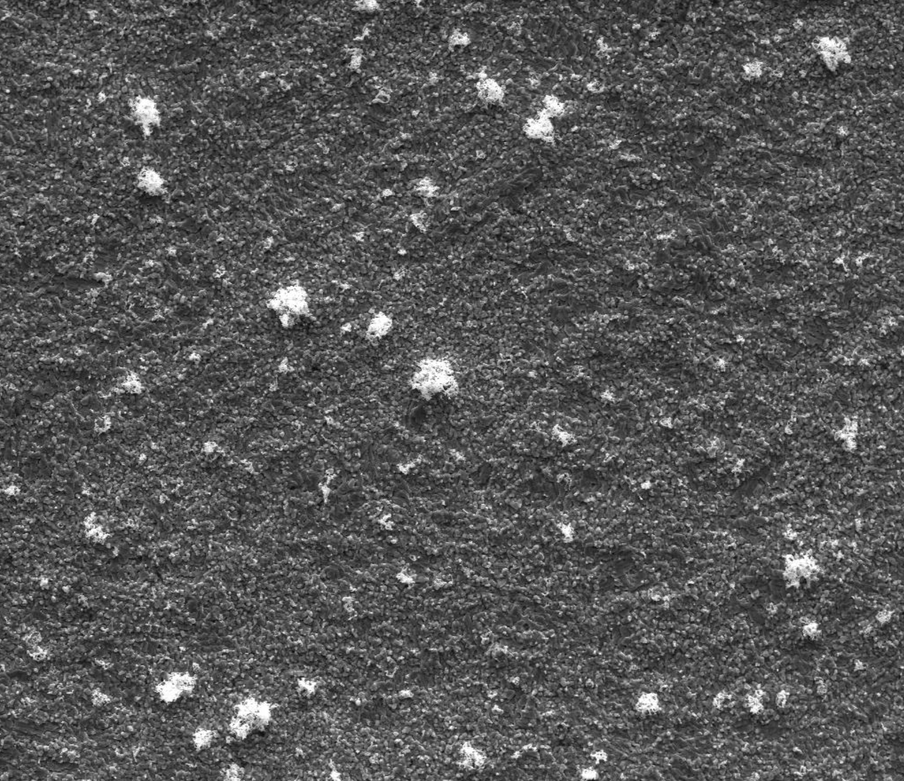
#> input picture 56995532-detect-white-blobs/1.PNG, 904 x 781 px, shrunk from 1681 x 1453 before the run, found by its file name
$ python detect_white_blobs.py
#> lines starting #> are read from the running program, lines starting #| are printed output that depends on the picture; after the words box and inside, x2 and y2 are one past the last pixel; in counts of white or black regions, pixels touching at a corner belong together
import cv2

image = cv2.imread('1.png')
#> image is the input picture: shape (781, 904, 3); min 3, max 255, mean 86.3

blur = cv2.medianBlur(image, 5)
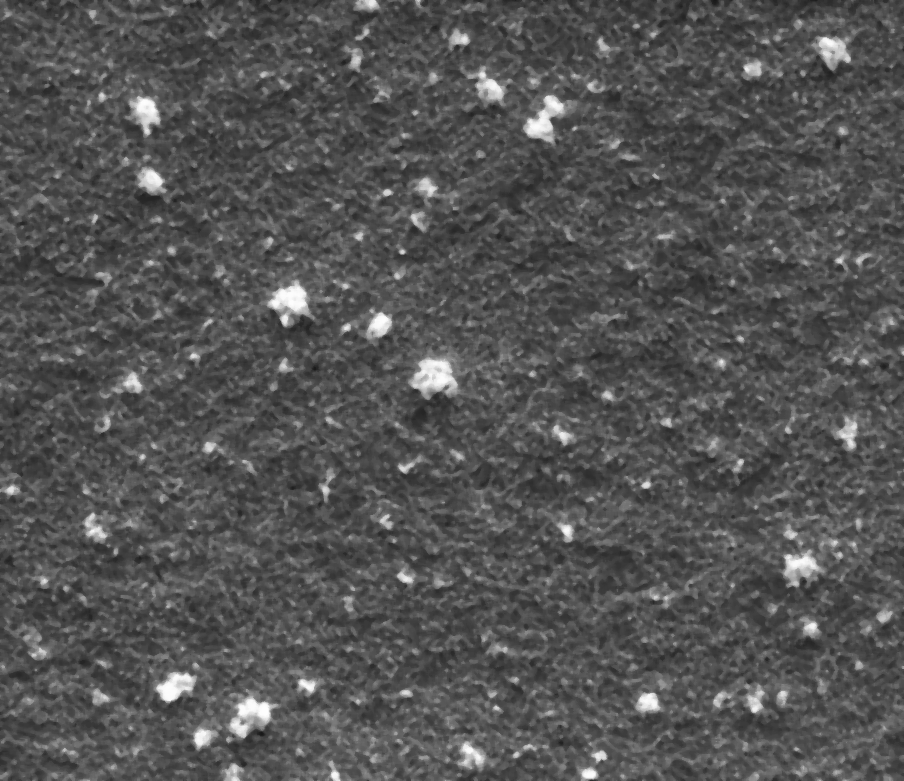
#> blur: shape (781, 904, 3); min 24, max 254, mean 83.9
gray = cv2.cvtColor(blur, cv2.COLOR_BGR2GRAY)
thresh = cv2.threshold(gray,180,255, cv2.THRESH_BINARY)[1]
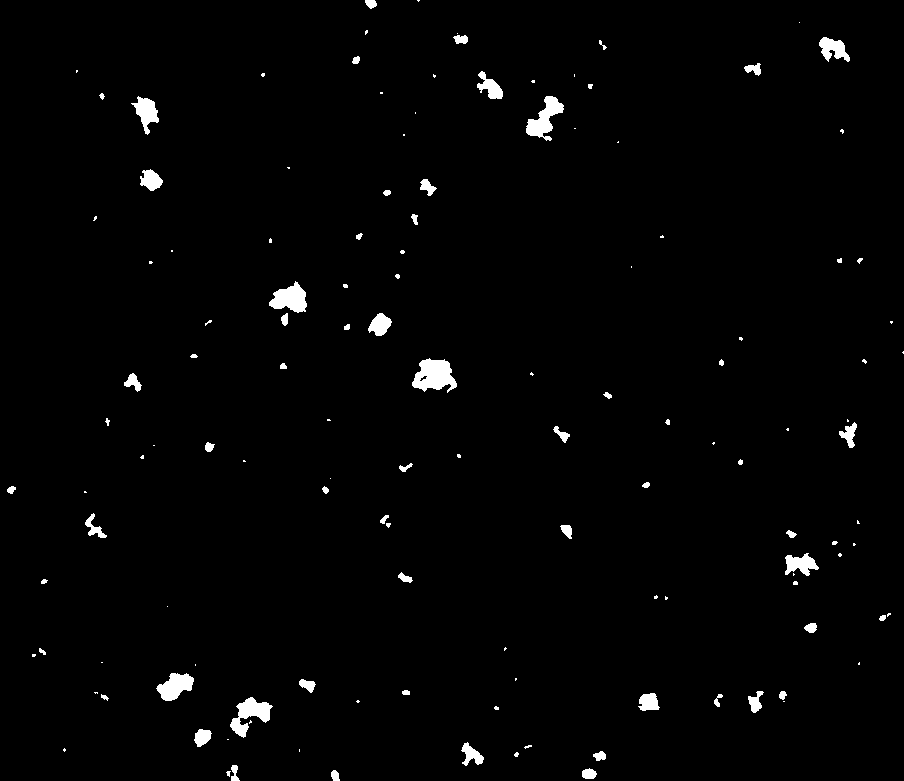
#> thresh: shape (781, 904); 1.6% white; 132 white regions (69 under 20 px)

cnts = cv2.findContours(thresh, cv2.RETR_EXTERNAL, cv2.CHAIN_APPROX_SIMPLE)
#> cnts = 132 contours, 82 with area under 20; largest, box (x1, y1, x2, y2) and area: (412, 358, 457, 393) 960, (230, 697, 273, 738) 706, (526, 96, 564, 141) 700, (269, 281, 307, 313) 685, (156, 673, 194, 701) 605
cnts = cnts[0] if len(cnts) == 2 else cnts[1]

min_area = 50
white_dots = []
for c in cnts:
    area = cv2.contourArea(c)
    if area > min_area:
        cv2.drawContours(image, [c], -1, (36, 255, 12), 2)
        white_dots.append(c)
#> this loop made 132 passes
#> area on passes 2, 3, 4, 6, 10, 12, 17, 18, 20, 22, 23, 24: 60, 108, 67, 73, 238.5, 196.5, 706.5, 37.5, 257.5, 39, 158.5, 24.5
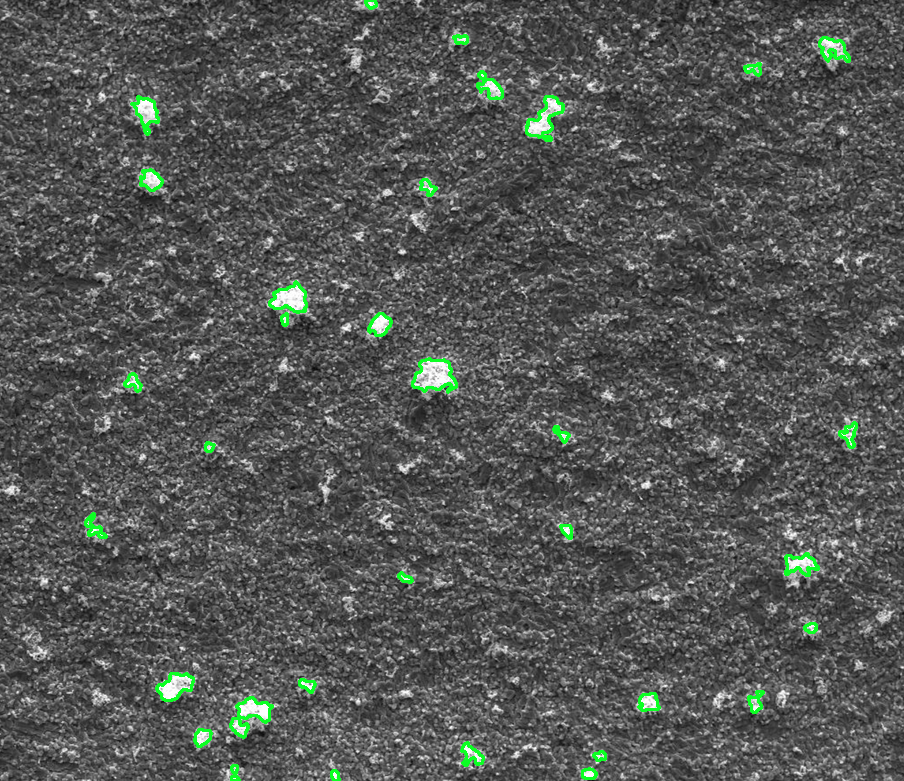
#> image: shape (781, 904, 3); 1.13% of pixels changed, all inside (x1, y1, x2, y2) = (84, 0, 858, 781)
#> after the loop, white_dots = 33 contours; largest, box (x1, y1, x2, y2) and area: (412, 358, 457, 393) 960, (230, 697, 273, 738) 706, (526, 96, 564, 141) 700, (269, 281, 307, 313) 685, (156, 673, 194, 701) 605

print(len(white_dots))
#| 33
cv2.imshow('thresh', thresh)
cv2.imshow('image', image)
cv2.imwrite('image.png', image)
cv2.waitKey()
